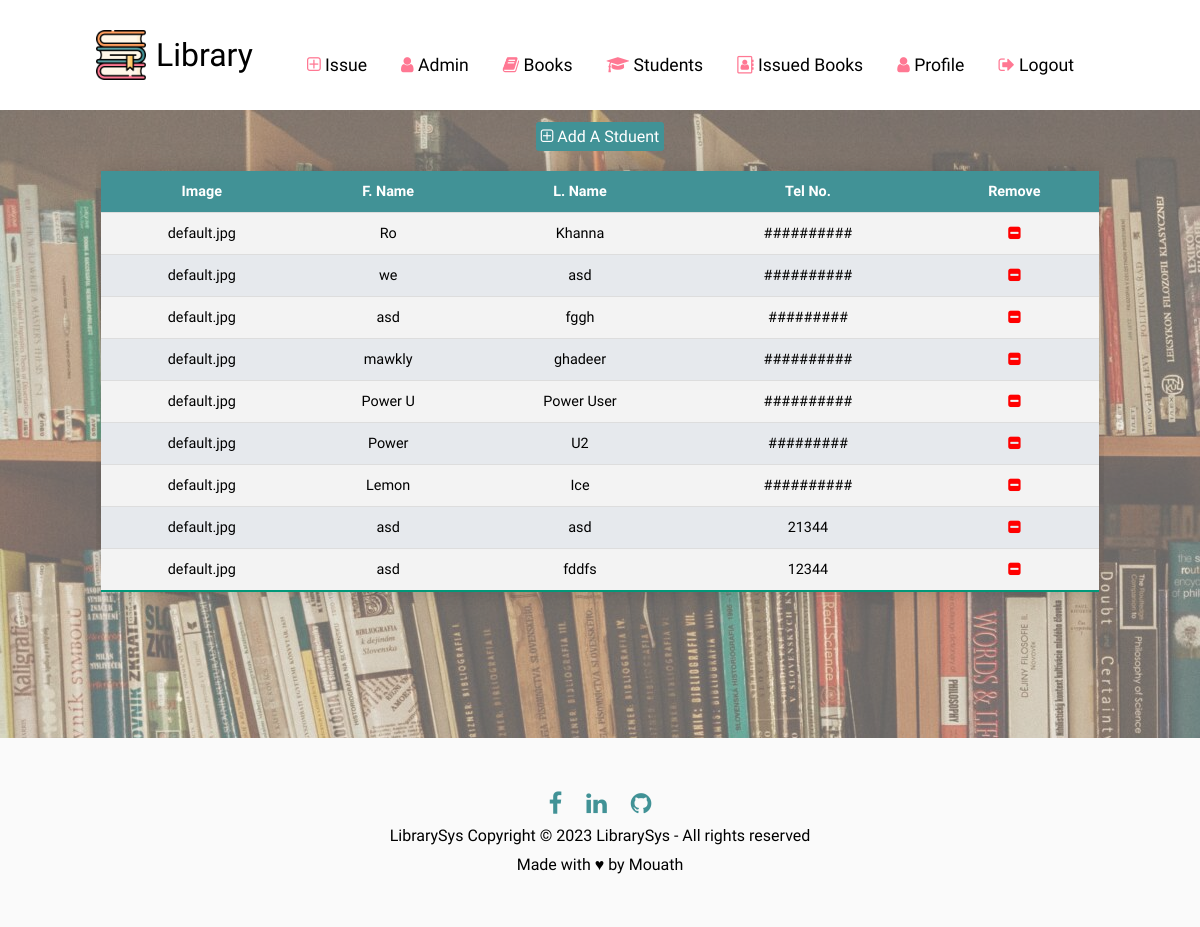
Before: /students/ (signed in) with the older database file.
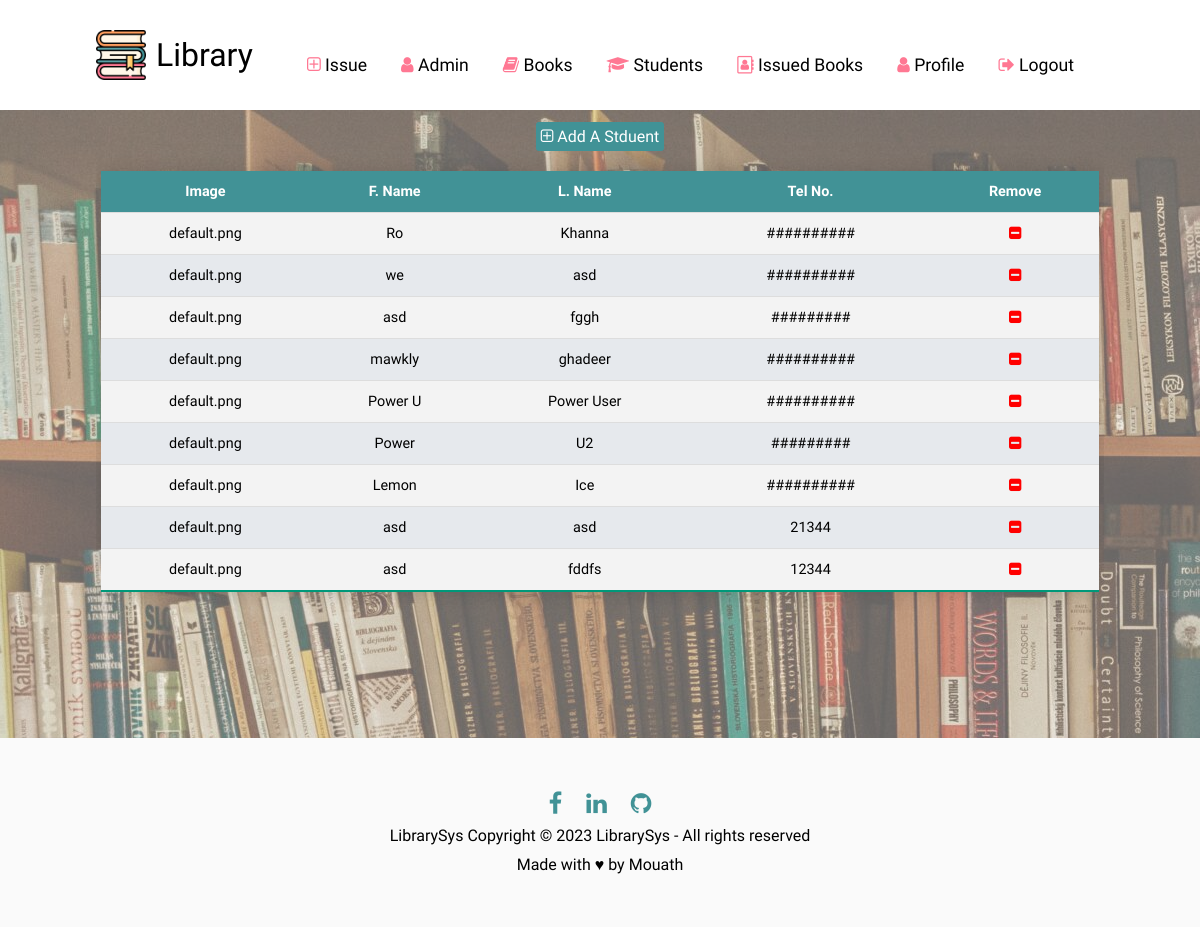
After: the same page with the newer database file.
### LibraryApp/models.py (models this page shows, shortened)
class Student(models.Model):
    FName=models.CharField(max_length=10)
    LName=models.CharField(max_length=10)
    TelNo=models.CharField(max_length=10)
    user=models.OneToOneField(
        User,
        on_delete=models.CASCADE
    )
    image = models.ImageField(upload_to='images/',  blank=True)

### LibraryApp/views.py (the view)
# urls.py: path('students/', views.Students, name='Students'),
def Students(req):
    if(req.user.is_superuser):
        students=models.Student.objects.all()
        con={
            'students':students
        }
        return render(req,'Library/Students.html',con)
    else:
        return HttpResponse('impossible, not Autherized!')  # to be replaced by Messsege later

### LibraryApp/templates/Library/Students.html
{% extends 'base.html' %}
{% block content %}
<div class="mytable std">
    <div class="add-btn">
        <a href="{% url 'LibraryApp:AddStudents' %}"><i class="fa fa-plus-square-o" aria-hidden="true"></i>  Add A Stduent</a>
    </div>
    <table class="styled-table std">
        <th>Image</th>
        <th>F. Name</th>
        <th>L. Name</th>
        <th>Tel No.</th>
        <th>Remove</th>
        {% for i in students %}
        <tr>
            <td>{{i.image}}</td>
            <td>{{i.FName}}</td>
            <td>{{i.LName}}</td>
            <td>{{i.TelNo}}</td>
            <td><a href="{% url 'LibraryApp:delStudents' i.id %}"><i class="fa fa-minus-square" aria-hidden="true"></i></a></td>
        </tr>
        {% endfor %}
    </table>
</div>
{% endblock %}

Changed rows visible on the page:
changed Student "Ro": image "default.jpg" → "default.png"
changed Student "we": image "default.jpg" → "default.png"
changed Student "fggh": image "default.jpg" → "default.png"
changed Student "mawkly": image "default.jpg" → "default.png"
changed Student "Power U": image "default.jpg" → "default.png"
changed Student "Power": image "default.jpg" → "default.png"
changed Student "Lemon": image "default.jpg" → "default.png"
changed Student (number 8 of 9 on the later page): image "default.jpg" → "default.png"
changed Student "fddfs": image "default.jpg" → "default.png"
